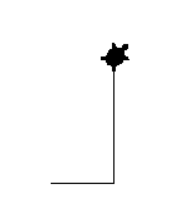
#> input picture Tuần 5/result/7a.png, 185 x 221 px
$ jupyter execute --allow-errors lab5.ipynb
#> lines starting #> are read from the running program, lines starting #| are printed output that depends on the picture
[cell 1]
from bs4 import BeautifulSoup
import requests
import json
from PIL import Image
import matplotlib.pyplot as plt
from collections import Counter
import nltk
from nltk.corpus import stopwords
nltk.download('stopwords')
#> (this line was passed over: nltk is not available in this run)

# Phần A. Rút trích dữ liệu từ web:

[cell 2]
url = "https://openaccess.thecvf.com/WACV2024"
#> (the rest of this cell did not finish here and is left out)

## Bài 1

#> (a cell that did not finish here is left out)

## Bài 2

#> (a cell that did not finish here is left out)

# Phần B. Xử lý dữ liệu Json

## BÀI 3

[cell 5]
file_path = "json/books.json"

#> (the rest of this cell did not finish here and is left out)

## Bài 4

[cell 6]
file_path = "json/students.json"

#> (the rest of this cell did not finish here and is left out)

# Phần C. Vẽ đồ họa với thư viện Turtle

[cell 7]
import turtle
#> (the rest of this cell did not finish here and is left out)

## Bài 7

#> (a cell that did not finish here is left out)

[cell 9]
plt.imshow(Image.open('./result/7a.png'))
plt.show()
plt.imshow(Image.open('./result/7b.png'))
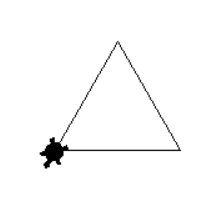
#> input picture Tuần 5/result/7b.png, 222 x 208 px
plt.show()
plt.imshow(Image.open('./result/7c.png'))
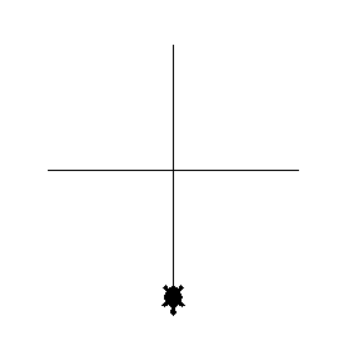
#> input picture Tuần 5/result/7c.png, 350 x 356 px
plt.show()

## Câu 8

#> (a cell that did not finish here is left out)

[cell 11]
plt.imshow(Image.open('./result/8.png'))
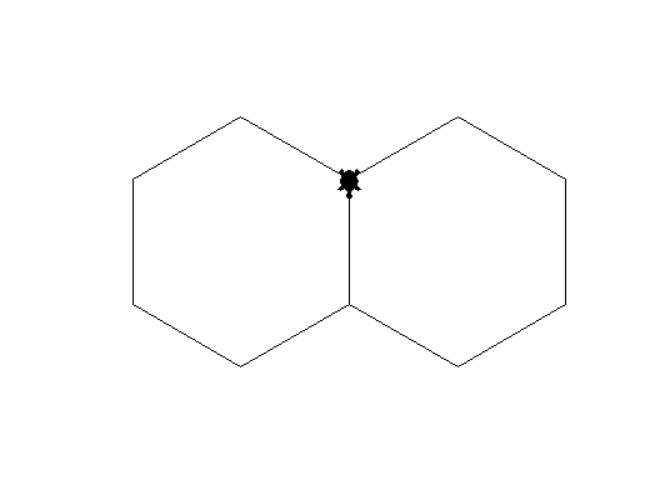
#> input picture Tuần 5/result/8.png, 668 x 477 px
plt.show()

## Câu 9

#> (a cell that did not finish here is left out)

[cell 13]
plt.imshow(Image.open('./result/9.png'))
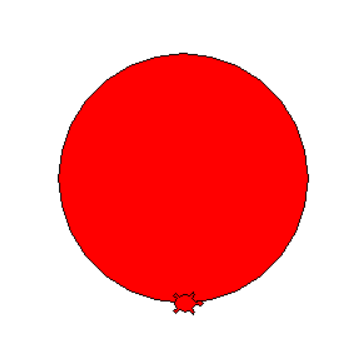
#> input picture Tuần 5/result/9.png, 363 x 352 px
plt.show()

## Câu 10

#> (a cell that did not finish here is left out)

[cell 15]
plt.imshow(Image.open('./result/10a.png'))
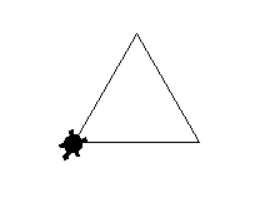
#> input picture Tuần 5/result/10a.png, 257 x 211 px
plt.show()
#> (the rest of this cell did not finish here and is left out)
